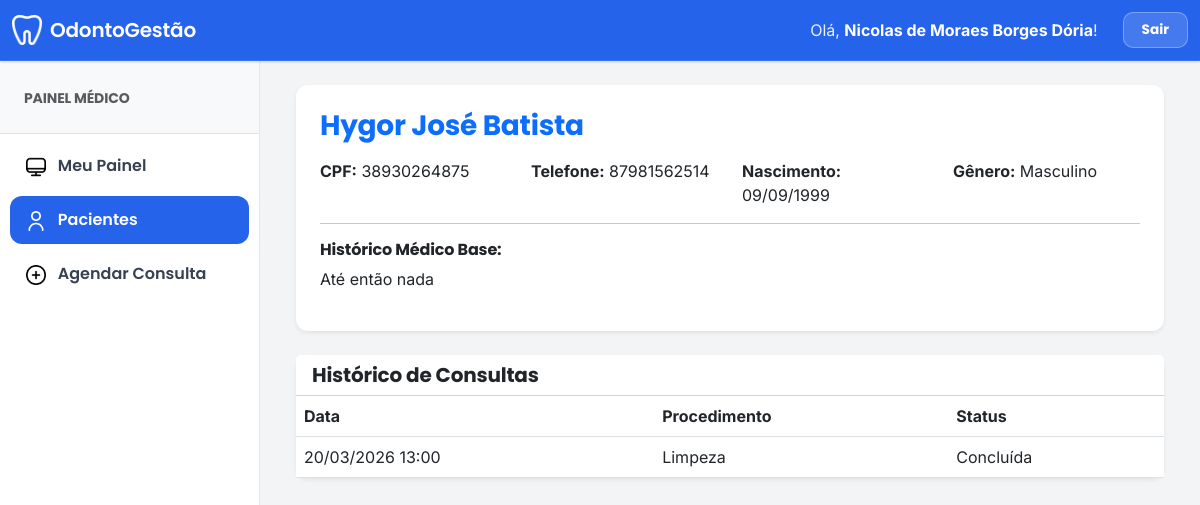
The app's page /view_paciente/7/ (signed in) with its own data.
### clinica_app/models.py (models this page shows, shortened)
class CustomUser(AbstractUser):
    USER_TYPE_CHOICES = (
        ('1', 'Gerente'),
        ('2', 'Dentista'),
        ('3', 'Paciente'),
        ('4', 'Recepcionista'),
    )
    email = models.EmailField(unique=True)
    user_type = models.CharField(default='1', choices=USER_TYPE_CHOICES, max_length=1)
    first_name = models.CharField("Nome completo", max_length=150, blank=True)
    REQUIRED_FIELDS = ['email', 'first_name']

class Paciente(models.Model):
    admin = models.OneToOneField(CustomUser, on_delete=models.CASCADE)
    genero = models.CharField(max_length=50, null=True, blank=True)
    cpf = models.CharField(max_length=14, null=True, blank=True)
    telefone = models.CharField(max_length=20, null=True, blank=True)
    data_nascimento = models.DateField(null=True, blank=True)
    address = models.TextField(null=True, blank=True)
    historico_medico = models.TextField(null=True, blank=True)

class Consulta(models.Model):
    paciente_id = models.ForeignKey(Paciente, on_delete=models.CASCADE)
    dentista_id = models.ForeignKey(Dentista, on_delete=models.CASCADE)
    procedimento_id = models.ForeignKey(Procedimento, on_delete=models.CASCADE)
    data_consulta = models.DateTimeField()
    status = models.BooleanField(default=False)

class Procedimento(models.Model):
    nome = models.CharField(max_length=255)
    valor = models.DecimalField(max_digits=10, decimal_places=2)

### clinica_app/views.py (the view)
# urls.py: path('view_paciente/<paciente_id>/', views.dentista_view_paciente, name="view_paciente"),
@login_required
def dentista_view_paciente(request, paciente_id):
    if str(request.user.user_type) != "2": return redirect('home')
    p = get_object_or_404(Paciente, id=paciente_id)
    return render(request, "dentista_template/view_paciente.html", {"paciente": p, "consultas": Consulta.objects.filter(paciente_id=p).order_by('-data_consulta')})

### clinica_app/templates/dentista_template/view_paciente.html
{% extends 'base.html' %}
{% block main_content %}
<div class="container-fluid">
    <div class="card shadow-sm border-0 mb-4">
        <div class="card-body p-4">
            <h3 class="fw-bold text-primary">{{ paciente.admin.first_name }} {{ paciente.admin.last_name }}</h3>
            <div class="row mt-3">
                <div class="col-md-3"><strong>CPF:</strong> {{ paciente.cpf }}</div>
                <div class="col-md-3"><strong>Telefone:</strong> {{ paciente.telefone }}</div>
                <div class="col-md-3"><strong>Nascimento:</strong> {{ paciente.data_nascimento|date:"d/m/Y" }}</div>
                <div class="col-md-3"><strong>Gênero:</strong> {{ paciente.genero }}</div>
            </div>
            <hr>
            <h6 class="fw-bold">Histórico Médico Base:</h6>
            <p>{{ paciente.historico_medico }}</p>
        </div>
    </div>
    <div class="card shadow-sm border-0">
        <div class="card-header bg-white"><h5 class="mb-0 fw-bold">Histórico de Consultas</h5></div>
        <div class="card-body p-0">
            <table class="table table-hover mb-0">
                <thead class="bg-light">
                    <tr>
                        <th>Data</th>
                        <th>Procedimento</th>
                        <th>Status</th>
                    </tr>
                </thead>
                <tbody>
                    {% for c in consultas %}
                    <tr>
                        <td>{{ c.data_consulta|date:"d/m/Y H:i" }}</td>
                        <td>{{ c.procedimento_id.nome }}</td>
                        <td>{% if c.status %}Concluída{% else %}Pendente{% endif %}</td>
                    </tr>
                    {% endfor %}
                </tbody>
            </table>
        </div>
    </div>
</div>
{% endblock %}

### clinica_app/templates/base.html (shortened to what this page needs)
{% load static %}
<!DOCTYPE html>
<html lang="pt-br">
<head>
    <link href="https://cdn.jsdelivr.net/npm/bootstrap@5.3.0/dist/css/bootstrap.min.css" rel="stylesheet">
</head>
<body>
    {% if user.is_authenticated %}
    <nav class="navbar navbar-expand-lg">
        <div class="container-fluid">
            <a class="navbar-brand" href="#">
                <img src="{% static 'denteb.png' %}" alt="Logo" width="30" height="30" class="me-2">
                OdontoGestão
            </a>
            <div class="collapse navbar-collapse" id="navbarNav">
                <ul class="navbar-nav ms-auto align-items-center">
                    <li class="nav-item">
                        <span class="user-welcome">Olá, <span class="user-name">{{ user.first_name }}</span>!</span>
                    </li>
                    <li class="nav-item">
                        <a class="nav-link-custom" href="{% url 'logout_user' %}">Sair</a>
                    </li>
                </ul>
            </div>
        </div>
    </nav>
    {% endif %}
    <div class="main-wrapper">
        {% if user.is_authenticated %}
        <aside id="sidebar">
            <div class="p-4 border-bottom bg-light">
                <small class="text-uppercase fw-bold text-muted">
                    {% if user.user_type == '1' %}Painel Gerente
                    {% elif user.user_type == '2' %}Painel Médico
                    {% elif user.user_type == '4' %}Painel Recepção
                    {% endif %}
                </small>
            </div>
            <nav class="mt-2">
                {% with url_name=request.resolver_match.url_name %}
                {% if user.user_type == '2' %}
                    <a href="{% url 'dentista_home' %}" class="sidebar-link {% if url_name == 'dentista_home' %}active{% endif %}">
                        <img src="{% static 'computador.png' %}" width="20" class="me-2"> Meu Painel
                    </a>
                    <a href="{% url 'dentista_manage_paciente' %}" class="sidebar-link {% if url_name == 'dentista_manage_paciente' or url_name == 'view_paciente' %}active{% endif %}">
                        <img src="{% static 'utilizador.png' %}" width="20" class="me-2"> Pacientes
                    </a>
                    <a href="{% url 'add_consulta' %}" class="sidebar-link {% if url_name == 'add_consulta' %}active{% endif %}">
                        <img src="{% static 'adicionar.png' %}" width="20" class="me-2"> Agendar Consulta
                    </a>
                {% endif %}
                {% endwith %}
            </nav>
        </aside>
        {% endif %}
        <main id="content-area">
            {% block main_content %}{% endblock %}
        </main>
    </div>
</body>
</html>

### clinica_app/templates/base.html (style rules this page uses)
:root { --accent: #2563eb; --accent-dark: #1d4ed8; --accent-soft: #eff6ff; --bg: #f3f4f6; --surface: #ffffff; --text: #111827; --muted: #6b7280; --border: #e5e7eb; --shadow: 0 1px 2px rgba(16, 24, 40, 0.06), 0 1px 3px rgba(16, 24, 40, 0.10); --radius: 12px; }
body { background-color: var(--bg); font-family: 'Inter', sans-serif; color: var(--text); overflow-x: hidden; }
h1, h2, h3, h4, h5, h6, .navbar-brand, .fw-bold { font-family: 'Poppins', sans-serif; font-weight: 600; letter-spacing: -0.01em; }
.navbar { background: var(--accent); border-bottom: 1px solid rgba(255, 255, 255, 0.1); box-shadow: var(--shadow); padding: 10px 0; z-index: 1030; }
.navbar-brand { color: #ffffff !important; font-size: 1.25rem; text-decoration: none; display: flex; align-items: center; }
.navbar-brand img { filter: brightness(0) invert(1); }
.user-welcome { color: rgba(255, 255, 255, 0.9); margin-right: 15px; }
.user-name { color: #ffffff; font-weight: 700; }
.nav-link-custom { font-family: 'Poppins', sans-serif; font-weight: 700; padding: 7px 18px; border-radius: 10px; background: rgba(255, 255, 255, 0.15); color: #ffffff !important; margin-left: 10px; border: 1px solid rgba(255, 255, 255, 0.3); text-decoration: none; display: inline-block; font-size: 0.85rem; transition: all 0.2s ease; }
.main-wrapper { display: flex; min-height: calc(100vh - 64px); }
#sidebar { width: 260px; background: var(--surface); border-right: 1px solid var(--border); transition: all 0.2s; }
.sidebar-link { display: block; margin: 6px 10px; padding: 12px 16px; color: #374151; text-decoration: none; font-family: 'Poppins', sans-serif; font-weight: 600; transition: 0.15s; position: relative; border-radius: 12px; }
.sidebar-link.active { background: var(--accent); color: #ffffff; }
.sidebar-link.active img { filter: brightness(0) invert(1); }
#content-area { flex: 1; padding: 24px; }
.card { border: 1px solid var(--border); border-radius: var(--radius); box-shadow: var(--shadow); }

### records on screen
CustomUser: first_name "Nicolas de Moraes Borges Dória"
Paciente: admin.first_name "Hygor José Batista", cpf "38930264875", telefone "87981562514", data_nascimento "09/09/1999", genero "Masculino", historico_medico "Até então nada"
Consulta: data_consulta "20/03/2026 13:00", procedimento_id.nome "Limpeza", status "Concluída"
